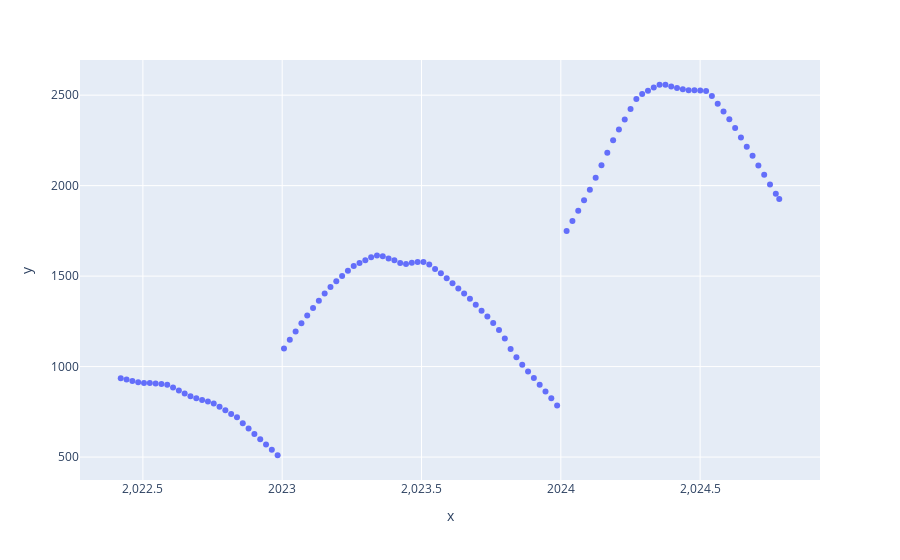

Notebook code cell kept with this figure:
### Code cell
px.scatter(
    x=mixed_years.filter(pl.col("model_year_is_calendar_year") == 1).select("calendar_year").collect().to_series(),
    y=mixed_years.filter(pl.col("model_year_is_calendar_year") == 1).select("advertised_inventory").collect().to_series()
)
